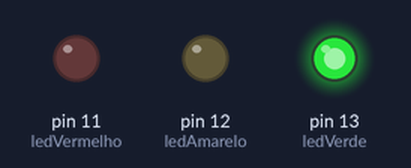
The sketch below on a simulated Arduino Uno, built with avr-gcc and run on an emulated ATmega328P. On the bench: output pins drawn as LEDs (lit = HIGH).

Above: at 2.0 s.
At 10.0 s:
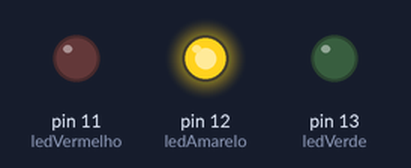
At 19.5 s:
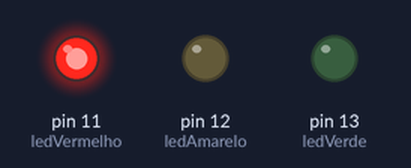
At 24.0 s:
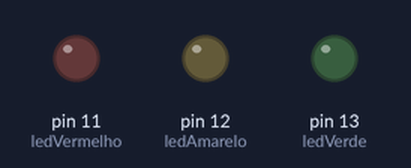
Timing chart, 0 to 35.1 s (numbered marks = the images above):
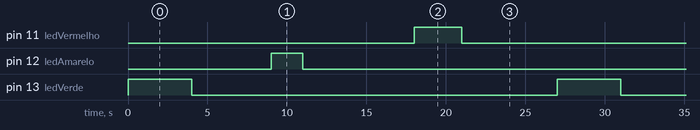

The sketch:

R7_A2.ino
```cpp
// C++ code
//
int ledVerde = 13;
int ledAmarelo = 12;
int ledVermelho = 11;

void setup()
{
  pinMode(ledVerde, OUTPUT);
  pinMode(ledAmarelo, OUTPUT);
  pinMode(ledVermelho, OUTPUT);
}

void loop()
{
  digitalWrite(13, HIGH);
  delay(4000); // Verde Ligado
  digitalWrite(13, LOW);
  delay(5000); // Verde Desligado

  digitalWrite(12, HIGH);
  delay(2000); // Amarelo Ligado
  digitalWrite(12, LOW);
  delay(7000); // Amarelo Desligado

  digitalWrite(11, HIGH);
  delay(3000); // Vermelho Ligado
  digitalWrite(11, LOW);
  delay(6000); // Vermelho Desligado
}
```

Measured:
- by itself, pin 11 (ledVermelho): alternates HIGH for 3.0 s and LOW for 24.0 s
- by itself, pin 12 (ledAmarelo): alternates HIGH for 2.0 s and LOW for 25.0 s
- by itself, pin 13 (ledVerde): alternates HIGH for 4.0 s and LOW for 23.0 s
